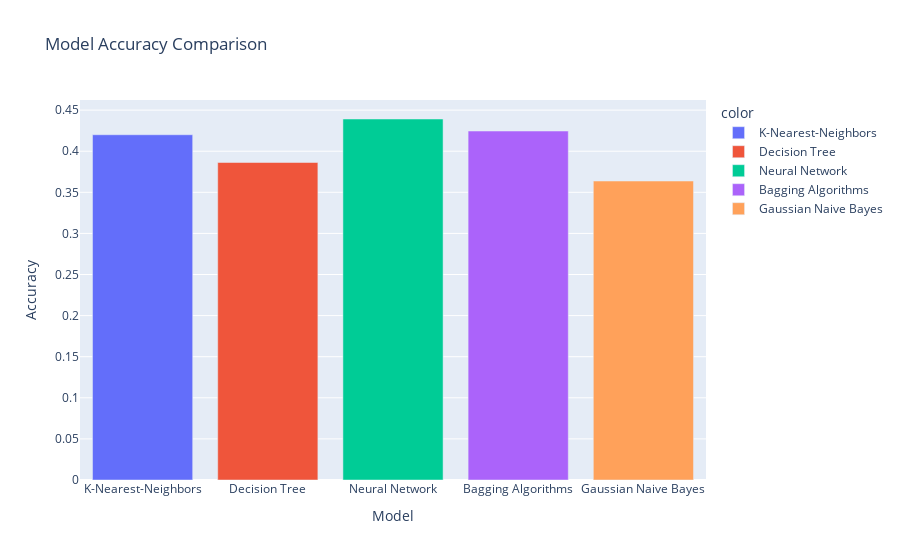

Source (notebook cell):
### Code cell
fig = px.bar(
    x=["K-Nearest-Neighbors", "Decision Tree", "Neural Network", "Bagging Algorithms", "Gaussian Naive Bayes"],
    y=[knn_acc_2, dec_acc_2, mlp_acc_2, bagging_acc_2, bayes_acc_2],
    color=["K-Nearest-Neighbors", "Decision Tree", "Neural Network", "Bagging Algorithms", "Gaussian Naive Bayes"],
    labels={'x': "Model", 'y': "Accuracy"},
    title="Model Accuracy Comparison"
)

fig.show()

### Figure 1 — Plotly figure (JSON) as saved in the notebook; plotly's stock layout.template omitted (floating-point values rounded to 4 significant figures)
{"data": [{"alignmentgroup": "True", "hovertemplate": "color=K-Nearest-Neighbors<br>Model=%{x}<br>Accuracy=%{y}<extra></extra>", "legendgroup": "K-Nearest-Neighbors", "marker": {"color": "#636efa", "pattern": {"shape": ""}}, "name": "K-Nearest-Neighbors", "offsetgroup": "K-Nearest-Neighbors", "orientation": "v", "showlegend": true, "textposition": "auto", "type": "bar", "x": ["K-Nearest-Neighbors"], "xaxis": "x", "y": [0.42], "yaxis": "y"}, {"alignmentgroup": "True", "hovertemplate": "color=Decision Tree<br>Model=%{x}<br>Accuracy=%{y}<extra></extra>", "legendgroup": "Decision Tree", "marker": {"color": "#EF553B", "pattern": {"shape": ""}}, "name": "Decision Tree", "offsetgroup": "Decision Tree", "orientation": "v", "showlegend": true, "textposition": "auto", "type": "bar", "x": ["Decision Tree"], "xaxis": "x", "y": [0.3863], "yaxis": "y"}, {"alignmentgroup": "True", "hovertemplate": "color=Neural Network<br>Model=%{x}<br>Accuracy=%{y}<extra></extra>", "legendgroup": "Neural Network", "marker": {"color": "#00cc96", "pattern": {"shape": ""}}, "name": "Neural Network", "offsetgroup": "Neural Network", "orientation": "v", "showlegend": true, "textposition": "auto", "type": "bar", "x": ["Neural Network"], "xaxis": "x", "y": [0.4392], "yaxis": "y"}, {"alignmentgroup": "True", "hovertemplate": "color=Bagging Algorithms<br>Model=%{x}<br>Accuracy=%{y}<extra></extra>", "legendgroup": "Bagging Algorithms", "marker": {"color": "#ab63fa", "pattern": {"shape": ""}}, "name": "Bagging Algorithms", "offsetgroup": "Bagging Algorithms", "orientation": "v", "showlegend": true, "textposition": "auto", "type": "bar", "x": ["Bagging Algorithms"], "xaxis": "x", "y": [0.4245], "yaxis": "y"}, {"alignmentgroup": "True", "hovertemplate": "color=Gaussian Naive Bayes<br>Model=%{x}<br>Accuracy=%{y}<extra></extra>", "legendgroup": "Gaussian Naive Bayes", "marker": {"color": "#FFA15A", "pattern": {"shape": ""}}, "name": "Gaussian Naive Bayes", "offsetgroup": "Gaussian Naive Bayes", "orientation": "v", "showlegend": true, "textposition": "auto", "type": "bar", "x": ["Gaussian Naive Bayes"], "xaxis": "x", "y": [0.3637], "yaxis": "y"}], "layout": {"barmode": "relative", "legend": {"title": {"text": "color"}, "tracegroupgap": 0}, "title": {"text": "Model Accuracy Comparison"}, "xaxis": {"anchor": "y", "domain": [0, 1], "title": {"text": "Model"}}, "yaxis": {"anchor": "x", "domain": [0, 1], "title": {"text": "Accuracy"}}}}
